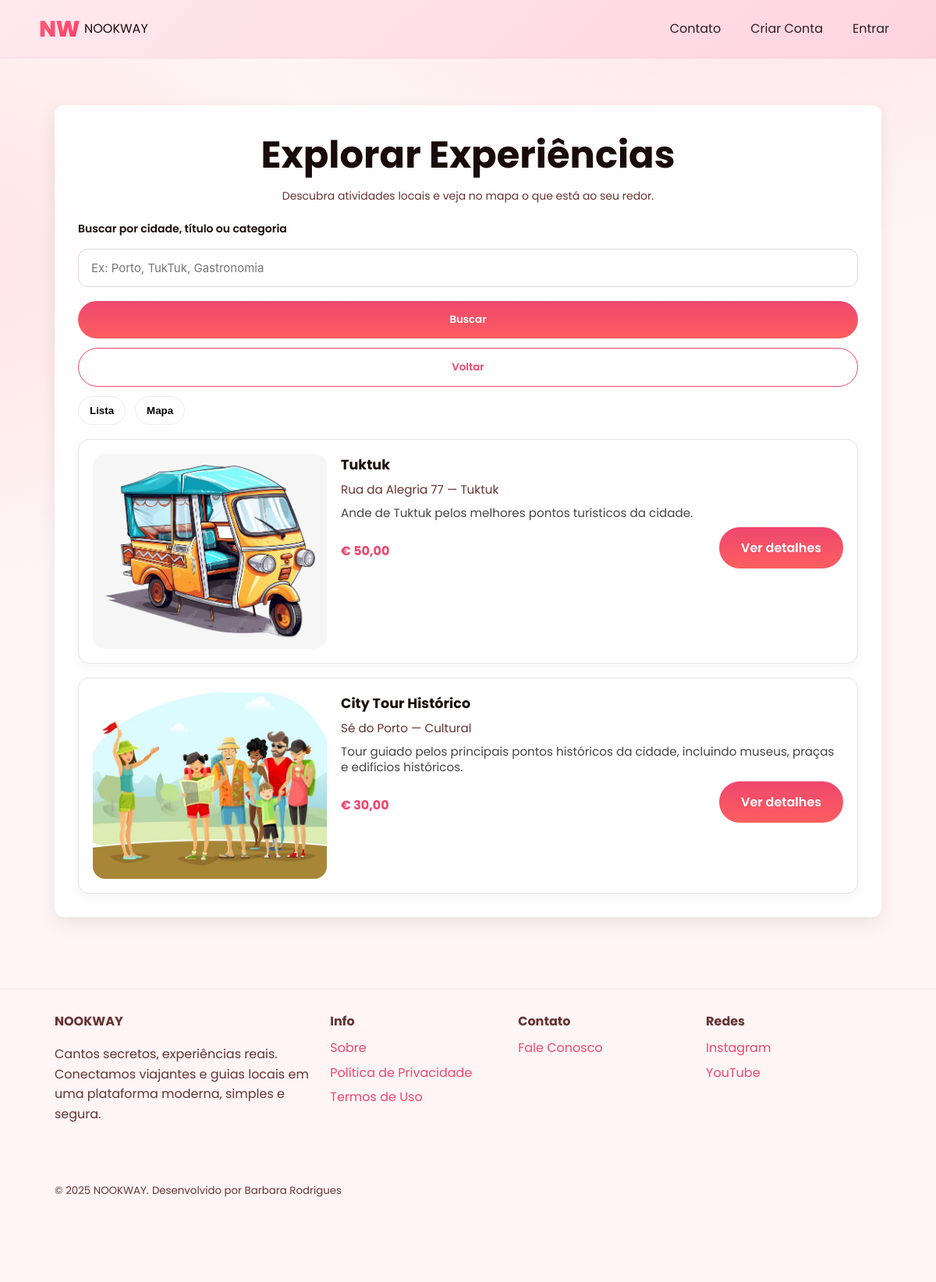
The app's page /explorar.php with its own data.
### tables this page shows
CREATE TABLE `tours` (
  `id` int(11) NOT NULL,
  `titulo` varchar(200) NOT NULL,
  `descricao` text DEFAULT NULL,
  `cidade` varchar(120) DEFAULT NULL,
  `categoria` varchar(80) DEFAULT NULL,
  `latitude` decimal(10,7) DEFAULT NULL,
  `longitude` decimal(10,7) DEFAULT NULL,
  `preco` decimal(8,2) DEFAULT 0.00,
  `moeda` varchar(10) DEFAULT NULL,
  `moeda_customizada` varchar(10) DEFAULT NULL,
  `imagem` varchar(255) DEFAULT NULL,
  `id_guia` int(11) DEFAULT NULL,
  `criado_em` timestamp NOT NULL DEFAULT current_timestamp(),
  `data_inicio` date NOT NULL,
  `data_fim` date DEFAULT NULL,
  `dias_semana` varchar(20) NOT NULL,
  `horarios` varchar(255) NOT NULL
);

### public/explorar.php (the view, shortened to what this page needs)
<?php
require_once 'db.php';
$query = "SELECT * FROM tours";
$query .= " ORDER BY criado_em DESC";
$res = $conn->query($query);
$atividades = $res ? $res->fetch_all(MYSQLI_ASSOC) : [];
?>
<!DOCTYPE html>
<html lang="pt-BR">
<head>
  <link rel="stylesheet" href="css/nookway.css">
  <link rel="stylesheet" href="https://unpkg.com/leaflet/dist/leaflet.css"/>
</head>
<body>
<?php include 'templates/header.php'; ?>
<main class="container auth-page">
  <div class="auth-box">
    <h1>Explorar Experiências</h1>
    <p class="muted">Descubra atividades locais e veja no mapa o que está ao seu redor.</p>
    <form id="form-busca" class="auth-form" method="GET" style="margin-bottom:12px;">
      <label for="busca">Buscar por cidade, título ou categoria</label>
      <input type="text" id="busca" name="busca" placeholder="Ex: Porto, TukTuk, Gastronomia" style="margin-top:8px;">
        <button type="submit" class="btn primary" style="width:100%;">Buscar
        </button>
    </form>
        <form id="form-voltar" method="GET">
            <button type="submit" class="btn ghost" style="width:100%;">
                Voltar
            </button>
        </form>
    <div class="tabs" role="tablist" aria-label="Visualização">
        <button class="tab-btn ghost" data-target="tab-lista" role="tab">Lista</button>
        <button class="tab-btn ghost" data-target="tab-mapa" role="tab">Mapa</button>
    </div>
    <div class="tabs-content">
      <div class="tab active" id="tab-lista" role="tabpanel">
        <?php if (count($atividades) === 0): ?>
          <p class="muted" style="text-align:center; margin-top:18px;">Nenhuma atividade cadastrada ainda.</p>
        <?php else: ?>
          <div id="lista" class="atividade-lista">
            <?php foreach($atividades as $a):
                $moedaBanco = $a['moeda'] ?? null;
                $moedaCustom = $a['moeda_customizada'] ?? null;
                if ($moedaBanco && $moedaBanco !== '') {
                    $currency = simbolo_moeda($moedaBanco);
                } elseif ($moedaCustom && $moedaCustom !== '') {
                    $currency = $moedaCustom;
                } else {
                    $currency = '€';
}
                $preco_fmt = number_format($a['preco'], 2, ',', '.');
            ?>
              <article class="atividade-card" aria-labelledby="titulo-<?= $a['id'] ?>">
                <?php if (!empty($a['imagem'])): ?>
                  <img src="uploads/tours/<?= htmlspecialchars($a['imagem']) ?>" alt="<?= htmlspecialchars($a['titulo']) ?>" class="atividade-img">
                <?php else: ?>
                  <div class="atividade-img" style="background: #f0f0f0; display: flex; align-items: center; justify-content: center; color: #999;">Sem imagem</div>
                <?php endif; ?>
                <div class="atividade-info">
                  <h3 id="titulo-<?= $a['id'] ?>"><?= htmlspecialchars($a['titulo']) ?></h3>
                  <div class="meta"><?= htmlspecialchars($a['cidade']) ?> — <?= htmlspecialchars($a['categoria']) ?></div>
                  <div class="descricao"><?= htmlspecialchars(mb_substr($a['descricao'],0,240)) ?><?= (mb_strlen($a['descricao'])>240) ? '...' : '' ?></div>
                  <div class="card-actions">
                    <span class="preco"><?= htmlspecialchars($currency) ?> <?= $preco_fmt ?></span>
                    <div style="margin-left:auto">
                      <a href="tour.php?id=<?= $a['id'] ?>" class="btn primary">Ver detalhes</a>
                    </div>
                  </div>
                </div>
              </article>
            <?php endforeach; ?>
          </div>
        <?php endif; ?>
      </div>
    </div>
  </div>
</main>
<?php include 'templates/footer.php'; ?>
</body>
</html>

### public/templates/header.php (shortened to what this page needs)
<?php
$usuario_logado = $_SESSION['id'] ?? null;
$tipo_conta     = $_SESSION['tipo_conta'] ?? null;
if ($usuario_logado) {
    $pagina_destino = $tipo_conta === 'guia' ? 'dashboard_guia.php' : 'dashboard_turista.php';
} else {
    $pagina_destino = 'index.php';
}
?>
<header>
  <div class="container nav">
    <a href="<?= htmlspecialchars($pagina_destino) ?>" class="brand">
      <span class="logo">NW</span><span>NOOKWAY</span>
    </a>
    <nav class="nav-links">
      <a href="contato.php">Contato</a>
      <?php if ($usuario_logado): ?>
          <a href="perfil.php">Meu Perfil</a>
          <a href="logout.php">Sair</a>
      <?php else: ?>
          <a href="cadastro_usuario.php">Criar Conta</a>
          <a href="login.php">Entrar</a>
      <?php endif; ?>
    </nav>
  </div>
</header>

### public/templates/footer.php (shortened to what this page needs)
<footer>
    <div class="container footer-grid">
        <div>
            <strong>NOOKWAY</strong>
            <p class="muted">Cantos secretos, experiências reais.
                Conectamos viajantes e guias locais em uma plataforma moderna, simples e segura.
            </p>
        </div>
        <div>
            <strong>Info</strong>
            <ul class="footer-links" style="list-style:none; padding:0; margin:8px 0 0; display:grid; gap:6px;">
                <li><a href="sobre.php">Sobre</a></li>
                <li><a href="privacidade.php">Política de Privacidade</a></li>
                <li><a href="termos.php">Termos de Uso</a></li>
            </ul>
        </div>
        <div>
            <strong>Contato</strong>
            <ul class="footer-links" style="list-style:none; padding:0; margin:8px 0 0; display:grid; gap:6px;">
                <li><a href="contato.php" >Fale Conosco</a></li>
            </ul>
        </div>
        <div>
            <strong>Redes</strong>
            <ul class="footer-links" style="list-style:none; padding:0; margin:8px 0 0; display:grid; gap:6px;">
                <li><a href="https://www.youtube.com" target="_blank">Instagram</a></li>
                <li><a href="https://www.youtube.com" target="_blank">YouTube</a></li>
            </ul>
        </div>
    </div>
    <section style="margin-bottom: 1px;">
    <div class="container footer-bottom">
        <small class="muted"> © <span id="ano"></span> NOOKWAY.</small>
        <small class="muted">Desenvolvido por Barbara Rodrigues </small>
    </div>
</footer>

### public/css/nookway.css (style rules this page uses)
:root { --bg: #fff5f5; --surface: #ffffff; --elev: #f8f1f1; --muted: #663333; --text: #1a0b0b; --primary: #ef476f; --primary-600: #fc5e5e; --accent: #ff7b7b; --warn: #ffb380; --danger: #ff2e2e; --radius: 50px; --shadow: 0 10px 30px rgba(0,0,0,.15); --maxw: 1100px; }
* { box-sizing: border-box; transition: background-color .25s, color .25s, border-color .25s; }
html { scroll-behavior: smooth; }
body { margin: 0; font-family: 'Poppins', system-ui, -apple-system, Segoe UI, Roboto, Arial, "Noto Sans", sans-serif; color: var(--text); background: radial-gradient(1200px 800px at 80% -10%, rgba(239,71,111,0.12), transparent 60%), radial-gradient(1000px 700px at -10% 20%, rgba(252,94,94,0.12), transparent 60%), var(--bg); line-height: 1.6; }
a { color: inherit; text-decoration: none; }
img { max-width: 100%; display: block; }
.container { width: min(100%, var(--maxw)); margin: 0 auto; padding-inline: 20px; }
header { position: sticky; top: 0; z-index: 1000; background: linear-gradient(135deg, #ffe9ee 0%, #ffd4df 100%); backdrop-filter: blur(12px); border-bottom: 1px solid rgba(255, 140, 160, .15); }
.nav { display: flex; justify-content: space-between; align-items: center; padding: 14px 0; gap: 16px; }
.brand { display: flex; align-items: center; gap: 6px; font-family: 'Poppins', sans-serif; color: var(--text); }
.brand .logo { font-size: 1.8rem; font-weight: 800; letter-spacing: -0.5px; background: linear-gradient(135deg, #ff5f7e, #ff3d62); background-clip: text; -webkit-background-clip: text; -webkit-text-fill-color: transparent; text-emphasis-color: transparent; }
.nav-links { display: flex; gap: 18px; align-items: center; }
.nav-links a { opacity: .9; padding: 8px 10px; border-radius: var(--radius); font-family: 'Poppins', sans-serif; }
h1 { font-family: 'Poppins', sans-serif; font-weight: 700; line-height: 1.1; font-size: clamp(1.8rem, 3.8vw + .6rem, 3rem); margin: 8px 0 14px; }
.btn { display: inline-flex; align-items: center; justify-content: center; gap: 10px; padding: 14px 28px; border-radius: 999px; font-weight: 600; font-family: 'Poppins', sans-serif; border: none; cursor: pointer; transition: .25s; }
.btn.primary { background: linear-gradient(180deg, var(--primary), var(--primary-600)); color: #fff; }
.btn.ghost { background: transparent; border: 1px solid var(--primary); color: var(--primary); }
section { padding-block: 56px; }
.auth-page { display: flex; justify-content: center; align-items: center; padding: 60px 20px; }
.auth-box { width: 100%; max-width: 420px; background: #ffffffee; padding: 40px; border-radius: 20px; box-shadow: 0 8px 25px rgba(0,0,0,0.08); }
.auth-box h1 { font-family: "Poppins", sans-serif; margin-bottom: 10px; text-align: center; }
.auth-box .muted { text-align: center; font-size: 14px; margin-bottom: 20px; }
.auth-form label { display: block; font-size: 14px; margin-bottom: 6px; font-weight: 600; }
.auth-form input { width: 100%; padding: 14px 16px; border-radius: 12px; border: 1.5px solid #d9d9d9; font-size: 15px; background: #fff; outline: none; font-family: "Inter", sans-serif; transition: border-color .2s ease, box-shadow .2s ease; margin-bottom: 18px; }
img:not(.logo):not(.icon):not(.small-img) { max-width: 300px; max-height: 250px; width: 100%; height: auto; object-fit: cover; border-radius: 16px; }
footer { padding: 28px 0 48px; margin-top: 32px; color: var(--muted); border-top: 1px solid rgba(239,71,111,.06); font-family: 'Poppins', sans-serif; }
.footer-grid { display: grid; grid-template-columns: 1.5fr repeat(3,1fr); gap: 16px; }
.footer-grid a { color: var(--primary); }
.muted { color: var(--muted); }

### records on screen
tours: imagem (picture), titulo "Tuktuk", cidade "Rua da Alegria 77", categoria "Tuktuk", descricao "Ande de Tuktuk pelos melhores pontos turísticos da cidade.", currency "€", preco "50,00"
tours: imagem (picture), titulo "City Tour Histórico", cidade "Sé do Porto", categoria "Cultural", descricao "Tour guiado pelos principais pontos históricos da cidade, incluindo museus, praças e edifícios históricos.", currency "€", preco "30,00"
